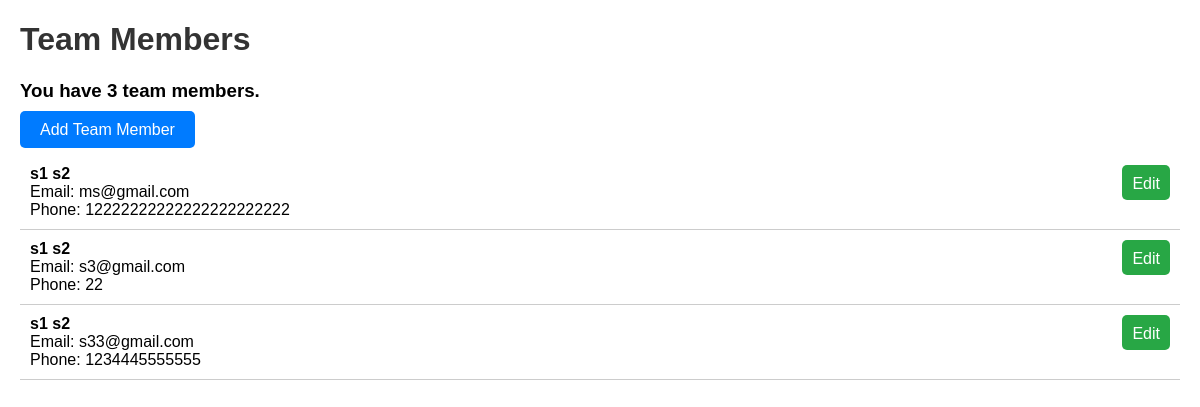
Page /api/ on the committed database.
### myapp/models.py (models this page shows, shortened)
class TeamMember(models.Model):
    ROLE_CHOICES = [
        ('admin', 'Admin'),
        ('regular', 'Regular'),
    ]
    first_name = models.CharField(max_length=100)
    last_name = models.CharField(max_length=100)
    email = models.EmailField(unique=True)
    phone_regex = RegexValidator(regex=r'^\+?1?\d{9,15}$', message="Phone number must be entered in the format: '+999999999'. Up to 15 digits allowed.")
    phone_number = models.CharField(validators=[phone_regex], max_length=17, blank=True) # Validators should be a list
    role = models.CharField(max_length=100)
    created_at = models.DateTimeField(auto_now_add=True)

### myapp/views.py (the view)
# urls.py: path('', team_members_list, name='team_members_list'),
def team_members_list(request):
    team_members = TeamMember.objects.all()
    return render(request, 'team_members_list.html', {'team_members': team_members})

### myapp/templates/team_members_list.html (shortened to what this page needs)
<!DOCTYPE html>
<html lang="en">
<head>
</head>
<body>
    <h1>Team Members</h1>
    <h3> You have {{ team_members|length }} team members. </h3>
    <a href="{% url 'add_team_member' %}" class="add-button"> Add Team Member</a>
    <ul class="team-list">
        {% for member in team_members %}
        <li>
            <span>
                <strong>{{ member.first_name }} {{ member.last_name }}</strong>
                <br>
                Email: {{ member.email }}<br>
                Phone: {{ member.phone_number }}<br>
            </span>
            <a href="{% url 'edit_team_member' member.id %}" class="edit-button">Edit</a>
        </li>
        {% endfor %}
    </ul>
</body>
</html>

### myapp/templates/team_members_list.html (style rules this page uses)
body { font-family: Arial, sans-serif; margin: 20px; }
h1 { color: #333; }
.add-button { padding: 10px 20px; background-color: #007BFF; color: white; border: none; border-radius: 5px; text-decoration: none; }
.team-list { list-style: none; padding: 0; }
.team-list li { display: flex; justify-content: space-between; padding: 10px; border-bottom: 1px solid #ccc; }
.edit-button { padding: 5px 10px; background-color: #28a745; color: white; border: none; border-radius: 5px; text-decoration: none; text-align: center; display: inline-block; line-height: 1.8; height: 25px; vertical-align: middle; }

### rows in the picture
TeamMember: first_name "s1", last_name "s2", email "ms@gmail.com", phone_number "12222222222222222222222"
TeamMember: first_name "s1", last_name "s2", email "s3@gmail.com", phone_number "22"
TeamMember: first_name "s1", last_name "s2", email "s33@gmail.com", phone_number "1234445555555"

### other values in the picture
{{ team_members|length }} "3"
